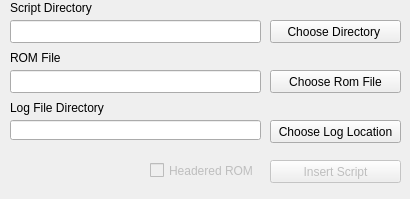
<?xml version="1.0" encoding="UTF-8"?>
<ui version="4.0">
 <class>MainWindow</class>
 <widget class="QMainWindow" name="MainWindow">
  <property name="enabled">
   <bool>true</bool>
  </property>
  <property name="geometry">
   <rect>
    <x>0</x>
    <y>0</y>
    <width>410</width>
    <height>199</height>
   </rect>
  </property>
  <property name="sizePolicy">
   <sizepolicy hsizetype="Fixed" vsizetype="Fixed">
    <horstretch>0</horstretch>
    <verstretch>0</verstretch>
   </sizepolicy>
  </property>
  <property name="minimumSize">
   <size>
    <width>410</width>
    <height>199</height>
   </size>
  </property>
  <property name="maximumSize">
   <size>
    <width>410</width>
    <height>199</height>
   </size>
  </property>
  <property name="windowTitle">
   <string>FE5 Script Inserter</string>
  </property>
  <property name="windowIcon">
   <iconset resource="resources.qrc">
    <normaloff>:/icons/lord.png</normaloff>:/icons/lord.png</iconset>
  </property>
  <widget class="QWidget" name="centralWidget">
   <widget class="QLineEdit" name="scriptDirEdit">
    <property name="geometry">
     <rect>
      <x>10</x>
      <y>20</y>
      <width>251</width>
      <height>23</height>
     </rect>
    </property>
    <property name="text">
     <string/>
    </property>
   </widget>
   <widget class="QLineEdit" name="romPathEdit">
    <property name="geometry">
     <rect>
      <x>10</x>
      <y>70</y>
      <width>251</width>
      <height>23</height>
     </rect>
    </property>
    <property name="text">
     <string/>
    </property>
   </widget>
   <widget class="QPushButton" name="chooseDirButton">
    <property name="geometry">
     <rect>
      <x>270</x>
      <y>20</y>
      <width>131</width>
      <height>23</height>
     </rect>
    </property>
    <property name="text">
     <string>Choose Directory </string>
    </property>
   </widget>
   <widget class="QPushButton" name="chooseROMButton">
    <property name="geometry">
     <rect>
      <x>270</x>
      <y>70</y>
      <width>131</width>
      <height>23</height>
     </rect>
    </property>
    <property name="text">
     <string>Choose Rom File</string>
    </property>
   </widget>
   <widget class="QLabel" name="label">
    <property name="geometry">
     <rect>
      <x>10</x>
      <y>0</y>
      <width>171</width>
      <height>16</height>
     </rect>
    </property>
    <property name="text">
     <string>Script Directory</string>
    </property>
   </widget>
   <widget class="QLabel" name="label_2">
    <property name="geometry">
     <rect>
      <x>10</x>
      <y>50</y>
      <width>161</width>
      <height>16</height>
     </rect>
    </property>
    <property name="text">
     <string>ROM File</string>
    </property>
   </widget>
   <widget class="QCheckBox" name="checkBox">
    <property name="enabled">
     <bool>false</bool>
    </property>
    <property name="geometry">
     <rect>
      <x>150</x>
      <y>160</y>
      <width>111</width>
      <height>21</height>
     </rect>
    </property>
    <property name="text">
     <string>Headered ROM</string>
    </property>
   </widget>
   <widget class="QPushButton" name="InsertScriptButton">
    <property name="enabled">
     <bool>false</bool>
    </property>
    <property name="geometry">
     <rect>
      <x>270</x>
      <y>160</y>
      <width>131</width>
      <height>23</height>
     </rect>
    </property>
    <property name="text">
     <string>Insert Script</string>
    </property>
   </widget>
   <widget class="QLabel" name="label_3">
    <property name="geometry">
     <rect>
      <x>10</x>
      <y>100</y>
      <width>161</width>
      <height>16</height>
     </rect>
    </property>
    <property name="text">
     <string>Log File Directory</string>
    </property>
   </widget>
   <widget class="QLineEdit" name="logDirectory">
    <property name="geometry">
     <rect>
      <x>10</x>
      <y>120</y>
      <width>251</width>
      <height>20</height>
     </rect>
    </property>
   </widget>
   <widget class="QPushButton" name="ChooseLogLocation">
    <property name="geometry">
     <rect>
      <x>270</x>
      <y>120</y>
      <width>131</width>
      <height>23</height>
     </rect>
    </property>
    <property name="text">
     <string>Choose Log Location</string>
    </property>
   </widget>
  </widget>
 </widget>
 <layoutdefault spacing="6" margin="11"/>
 <resources>
  <include location="resources.qrc"/>
 </resources>
 <connections/>
</ui>
